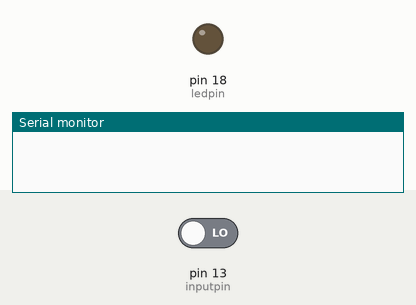
Recording of a sketch running on a simulated Arduino Uno, built with avr-gcc and run on an emulated ATmega328P. Shown: output pins drawn as LEDs (lit = HIGH), the last lines printed to the serial monitor. The test bench sets the inputs (shaded band); at power-on: pin 13 (inputpin) LOW.

Above: at 1.2 s.
1.3 s: pin 13 (inputpin) driven HIGH
At 1.9 s:
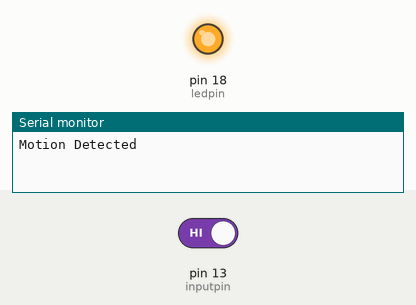
2.8 s: pin 13 (inputpin) driven LOW
At 3.1 s:
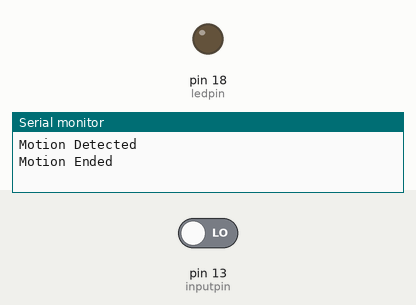
Timing chart, 0 to 5.8 s (numbered marks = the images above; inputs shaded):
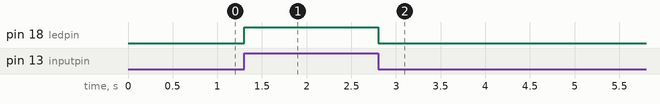

The sketch:

code.ino
```cpp
int inputpin=13;
int ledpin=18;
int value=0;
bool pirstate=false;


void setup() {
  Serial.begin(115200);
  pinMode(inputpin, INPUT);
  pinMode(ledpin, OUTPUT);

}

void loop() {

  value=digitalRead(inputpin);
  if(value == 1){
    if(pirstate == false){
      Serial.println("Motion Detected");
      digitalWrite(ledpin, HIGH);
      pirstate=true;
    }
  }else{
    digitalWrite(ledpin, LOW);
     if(pirstate == true){
      Serial.println("Motion Ended");
      pirstate=false;
     }
  }

}
```

Measured:
- after the input at 1.3 s, pin 18 (ledpin): LOW → HIGH at once
- after the input at 2.8 s, pin 18 (ledpin): HIGH → LOW at once
